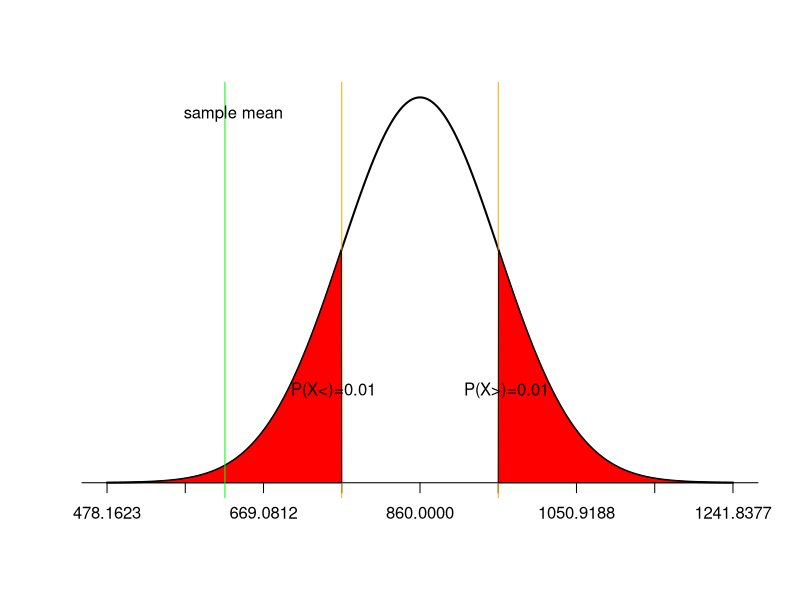

Here is the R script that generated this plot:
#define population mean and standard deviation
x = c(653, 646, 654, 153, 305, 1200, 1193, 172)
sample_mean <- mean(x)

population_mean <- 860
population_sd <- 270

sampling_distributions_sd <- population_sd/sqrt(length(x))
sampling_distributions_mean <- population_mean
#Create a sequence of 1000 x values based on population mean and standard deviation
sampling_distributions <- seq(-4, 4, length = 1000) * sampling_distributions_sd + sampling_distributions_mean
#for each value in x
y <- dnorm(sampling_distributions, sampling_distributions_mean, sampling_distributions_sd)
#plot normal distribution with customized x-axis labels
plot(sampling_distributions,y, type = "l", lwd = 2, axes = FALSE, xlab = "", ylab = "")
sd_axis_bounds = 5 # we will plot until 5 stdev
axis_bounds <- seq(-sd_axis_bounds * sampling_distributions_sd + sampling_distributions_mean,
                   sd_axis_bounds * sampling_distributions_sd + sampling_distributions_mean,
                   by = sampling_distributions_sd)

axis(side = 1, at = axis_bounds, pos = 0)
#lets calculate 3sd if x bar falls above or bellow 3stdev we know it has very low probability
upper_b <- sampling_distributions_mean +1 * sampling_distributions_sd
lower_b <- sampling_distributions_mean - 1 * sampling_distributions_sd

abline(v=upper_b,col="orange")
polygon(c(sampling_distributions[sampling_distributions>=upper_b], max(sampling_distributions), upper_b), c(y[sampling_distributions>=upper_b], 0, 0), col="red")
text(upper_b+10, 0.001, "P(X>)=0.01")

abline(v=lower_b,col="orange")
polygon(c(min(sampling_distributions),sampling_distributions[sampling_distributions<=lower_b],lower_b ), c(0,y[sampling_distributions<=lower_b], 0), col="red")
text(lower_b-10, 0.001, "P(X<)=0.01")


abline(v=sample_mean,col="green")
text(sample_mean+10, 0.004, "sample mean")


